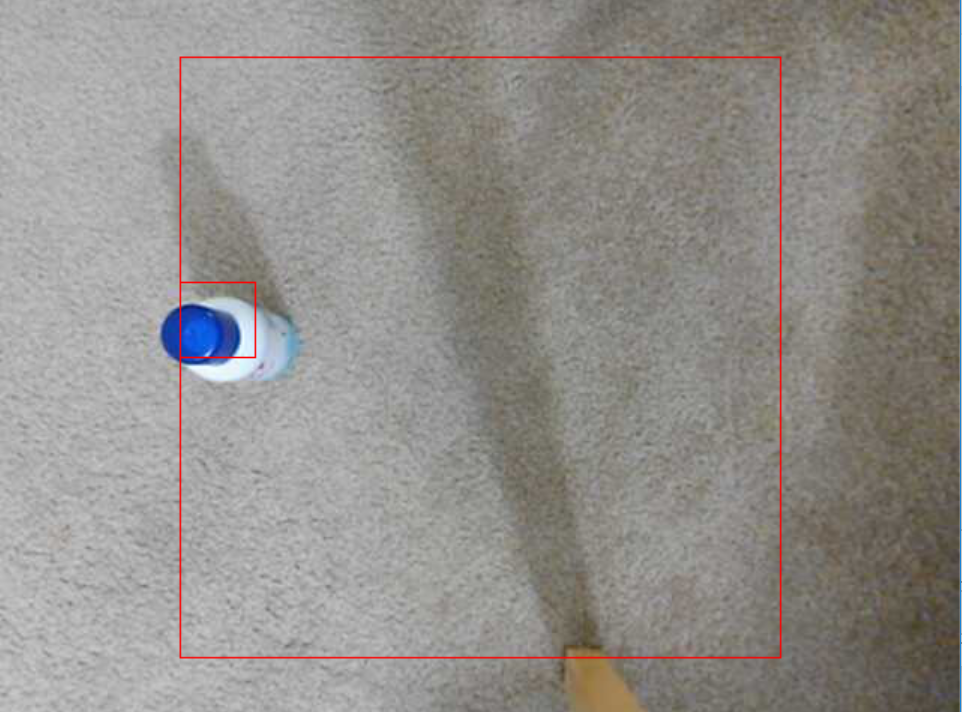
#> input picture next_action_selection_by_model_camera_input/Capture.PNG, 962 x 712 px, given in place of the camera
$ jupyter execute --allow-errors Tracking3ColouredObjects-Copy1.ipynb   (older library calls are emulated)
#> lines starting #> are read from the running program, lines starting #| are printed output that depends on the picture; after the words box and inside, x2 and y2 are one past the last pixel; in counts of white or black regions, pixels touching at a corner belong together
[cell 1]
#Import OpenCV
import cv2
#Import Numpy
import numpy as np
import math


def BoundBox(frame,Xlower,Xupper):
    foundbox = False
    #Convert the current frame to HSV
    hsv = cv2.cvtColor(frame, cv2.COLOR_BGR2HSV)
    #Define the threshold for finding a blue object with hsv [0,120,120],[20,255,255] for blue
    lower_bound = np.array(Xlower)
    upper_bound = np.array(Xupper)

    #Create a binary image, where anything blue appears white and everything else is black
    mask = cv2.inRange(hsv, lower_bound, upper_bound)
    cv2.imshow('mask',mask)
    #Get rid of background noise using erosion and fill in the holes using dilation and erode the final image on last time
    element = cv2.getStructuringElement(cv2.MORPH_RECT,(3,3))
    mask = cv2.erode(mask,element, iterations=2)
    mask = cv2.dilate(mask,element,iterations=2)
    mask = cv2.erode(mask,element)

    #Create Contours for all blue objects
    _, contours, hierarchy = cv2.findContours(mask, cv2.RETR_EXTERNAL, cv2.CHAIN_APPROX_SIMPLE)
    maximumArea = 0
    bestContour = None
    for contour in contours:
        currentArea = cv2.contourArea(contour)
        if currentArea > maximumArea:
            bestContour = contour
            maximumArea = currentArea
     #Create a bounding box around the biggest blue object
    if bestContour is not None:
        x,y,w,h = cv2.boundingRect(bestContour)
        #cv2.rectangle(frame, (x,y),(x+w,y+h), (0,0,255), 3)
        #font = cv2.FONT_HERSHEY_SIMPLEX
        #cv2.putText(frame,str(x) + ',' + str(y),(x,y), font, 1,(255,255,255),2)
        foundbox = True
    elif  bestContour is None:
        x = 1
        y = 1
        w = 0
        h = 0
    return [int(x+w/2),int(y+h/2)],foundbox


def calibrate(frame,pointxy):
    mindis = 10000
    corner1 = []
    corner2 = []
    center = []
    state = []
    for x in range(1,9):
        for y in range(1,9):
            dist = math.hypot(pointxy[0] - (x*50+95), pointxy[1] - (y*50+15))
            if dist <= mindis:
                mindis = dist
                corner1 = [x*50+70,y*50-10]
                corner2 = [x*50+120,y*50+40]
                center = [x*50+95,y*50+15]
                state = [x,y]
    cv2.rectangle(frame, (corner1[0],corner1[1]),(corner2[0],corner2[1]), (0,0,255), 1)
    #mindis,corner1,corner2,center,state
    return frame,state


camera_feed = cv2.VideoCapture(0)
_,frame = camera_feed.read()
#> frame is the input picture: shape (712, 962, 3); mean B, G, R 139.3, 143.2, 146.2
camera_feed.release()


pointxy,foundbox = BoundBox(frame,[40,100,60],[80,255,255])
#> in BoundBox, `hsv = cv2.cvtColor(frame, cv2.COLOR_BGR2HSV)`: hsv: shape (712, 962, 3); mean H, S, V 16, 17.6, 147.6
#> in BoundBox, `mask = cv2.inRange(hsv, lower_bound, upper_bound)`: mask: shape (712, 962); every value is 0
#> in BoundBox, `_, contours, hierarchy = cv2.findContours(mask, cv2.RETR_EXTERNAL, cv2..`: contours = []
#> after the loop in BoundBox, `for contour in contours:`: maximumArea = 0
#> pointxy = [1, 1]; foundbox = False
if foundbox == True:
    frame,state = calibrate(frame,pointxy)


pointxy,foundbox = BoundBox(frame,[90,100,100],[110,255,255])
#> in BoundBox (call 2), `mask = cv2.inRange(hsv, lower_bound, upper_bound)`:
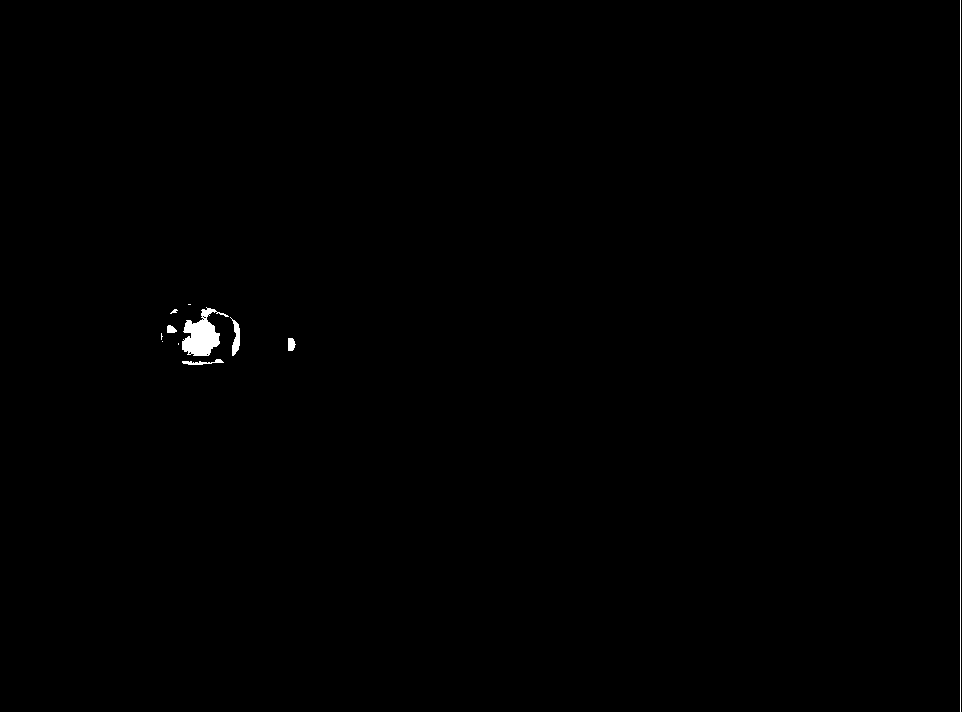
#> mask: shape (712, 962); 0.34% white; 11 white regions (4 under 20 px), largest, box (x1, y1, x2, y2) and area: (182, 307, 229, 356) 1164, (960, 0, 961, 712) 712, (230, 317, 240, 356) 192
#> in BoundBox (call 2), `mask = cv2.erode(mask,element, iterations=2)`:
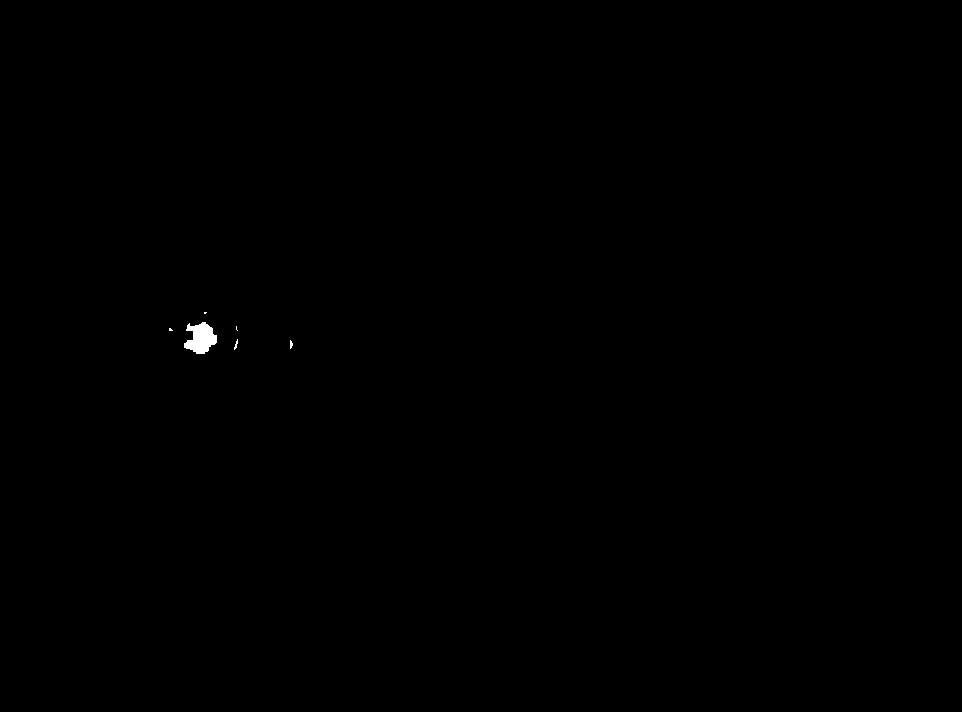
#> mask: shape (712, 962); 0.11% white; 6 white regions (4 under 20 px), largest, box (x1, y1, x2, y2) and area: (184, 322, 217, 354) 691, (234, 339, 238, 350) 20
#> in BoundBox (call 2), `mask = cv2.dilate(mask,element,iterations=2)`:
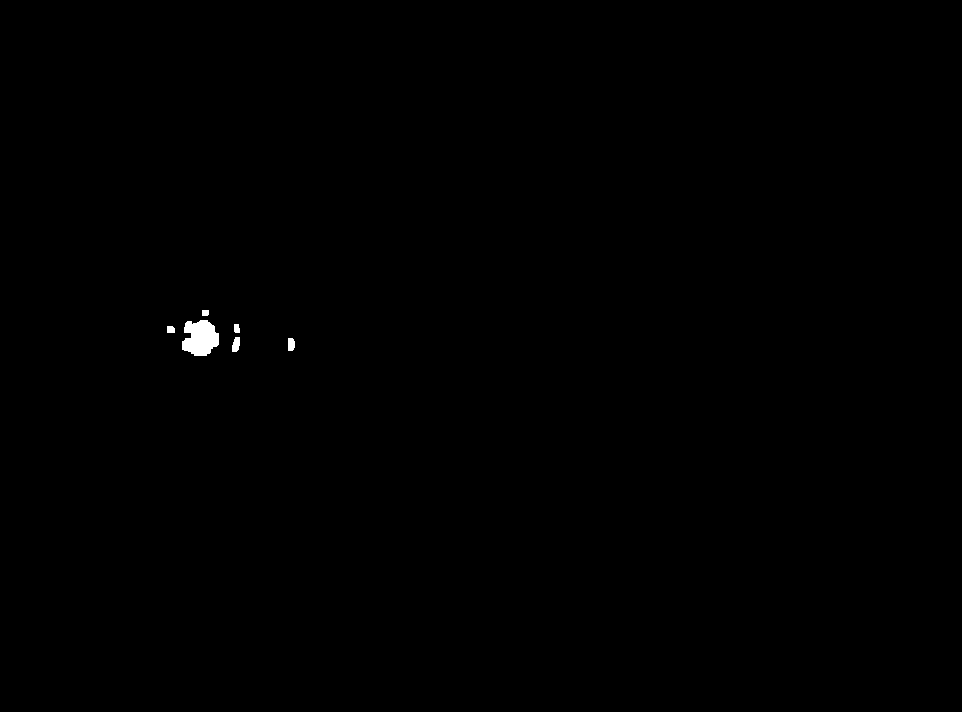
#> mask: shape (712, 962); 0.19% white; 6 white regions, box (x1, y1, x2, y2) and area: (182, 320, 219, 356) 1007, (232, 337, 240, 352) 96, (288, 338, 295, 351) 83, (167, 326, 175, 333) 53, (234, 324, 240, 333) 49, (202, 310, 209, 316) 41
#> in BoundBox (call 2), `mask = cv2.erode(mask,element)`: mask: shape (712, 962); 0.15% white; 6 white regions (1 under 20 px)
#> in BoundBox (call 2), `_, contours, hierarchy = cv2.findContours(mask, cv2.RETR_EXTERNAL, cv2..`: contours = 6 contours, 3 with area under 20; largest, box (x1, y1, x2, y2) and area: (183, 321, 218, 355) 782, (233, 338, 239, 351) 39, (289, 339, 294, 350) 34
#> the loop in BoundBox (call 2), `for contour in contours:` made 6 passes
#> (currentArea, maximumArea) on passes 1, 2, 5: (34, 34), (39, 39), (781.5, 781.5)
#> after the loop in BoundBox (call 2), `for contour in contours:`: bestContour = contour of 55 points, box (x1, y1, x2, y2) (183, 321, 218, 355), area 782; maximumArea = 781.5
#> in BoundBox (call 2), `x,y,w,h = cv2.boundingRect(bestContour)`: x = 183; y = 321; w = 35; h = 34
#> pointxy = [200, 338]; foundbox = True
if foundbox == True:
    print('Found')
    frame,state = calibrate(frame,pointxy)
#> after the loop in calibrate, `for x in range(1,9):`: center = [195, 315]; corner1 = [170, 290]; corner2 = [220, 340]; mindis = 23.54; state = [2, 6]
#> in calibrate, `cv2.rectangle(frame, (corner1[0],corner1[1]),(corner2[0],corner2[1]), ..`: frame: shape (712, 962, 3); 0.03% of pixels changed, all inside (x1, y1, x2, y2) = (170, 290, 221, 341)
#> state = [2, 6]


#Testing


"""
#From Phone

import urllib.request as urls
url='http://192.168.0.12:8080/shot.jpg'
imgResp=urls.urlopen(url)
imgNp=np.array(bytearray(imgResp.read()),dtype=np.uint8)
img=cv2.imdecode(imgNp,-1)
frame = img

frame = BoundBox(frame,[90,100,100],[110,255,255])
frame = BoundBox(frame,[40,100,60],[80,255,255])

cv2.imshow('frame',frame)
cv2.waitKey(0)
cv2.destroyAllWindows()


#LapTopCam

camera_feed = cv2.VideoCapture(0)
_,frame = camera_feed.read()
camera_feed.release()
frame = BoundBox(frame,[90,100,100],[110,255,255])
frame = BoundBox(frame,[40,100,60],[80,255,255])
cv2.imshow('frame',frame)"""

#draw box
cv2.rectangle(frame, (120,40),(520,440), (0,0,255), 1)
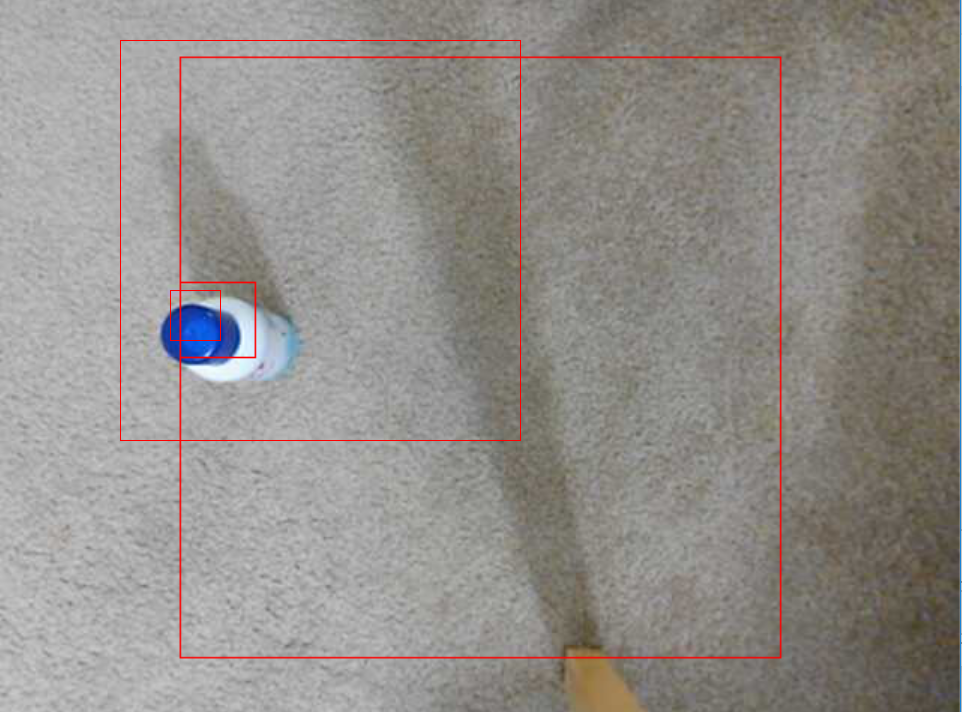
#> frame: shape (712, 962, 3); mean B, G, R 138.9, 142.8, 146.5

cv2.imshow('four',frame)

cv2.waitKey(0)
cv2.destroyAllWindows()
